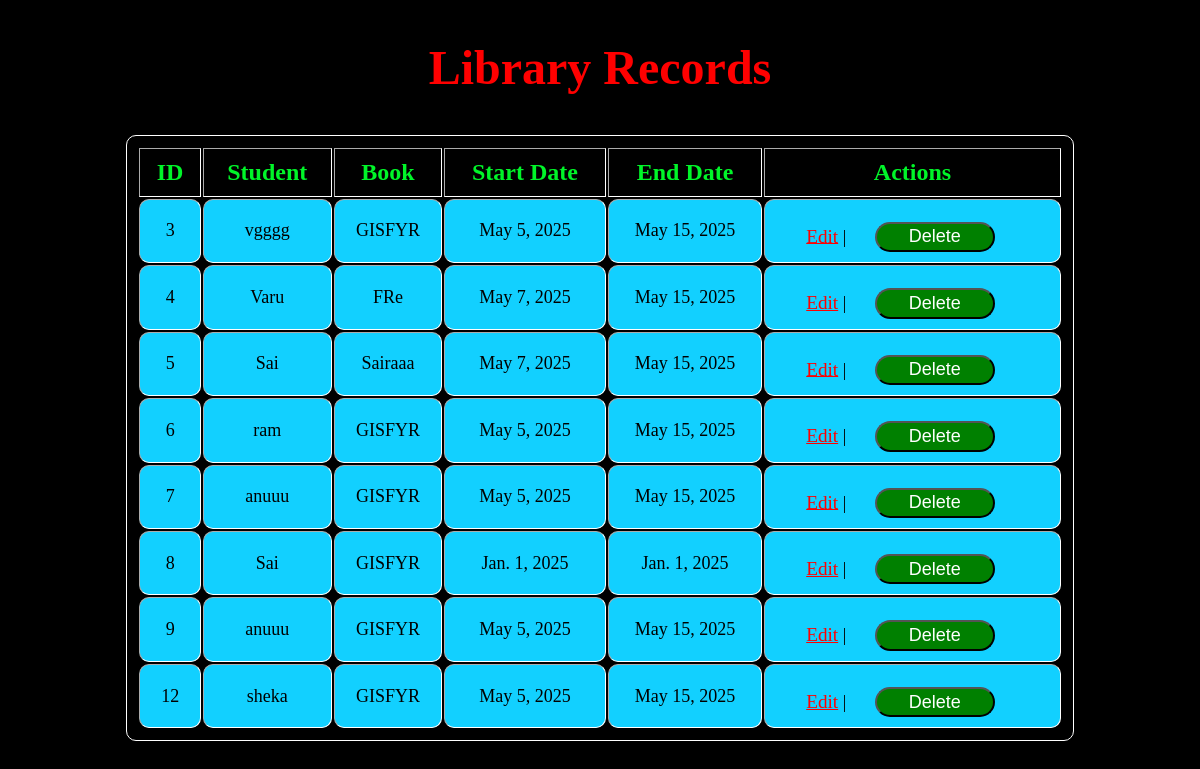
/library/, run on the app's committed database.
### library/models.py (models this page shows, shortened)
class Library(models.Model):
    student_name = models.CharField(max_length=50)
    book_name = models.CharField(max_length=50)
    start_date = models.DateField()
    end_date = models.DateField()

### library/views.py (the view)
# urls.py: path('library/', library_list_view, name='library-list'),
def library_list_view(request):
    libraries = Library.objects.all()
    return render(request, 'library_list.html', {'libraries': libraries})

### library/templates/library_list.html (shortened to what this page needs)
<!DOCTYPE html>
<html>
<head>
</head>
<body bgcolor="black">
    <h2 align="center" style="color: red; font-size: 4vw;">Library Records</h2>
<table border="1" align="center" width="80%" style="color: rgb(249, 249, 252);">
    <tr>
        <th>ID</th>
        <th>Student</th>
        <th>Book</th>
        <th>Start Date</th>
        <th>End Date</th>
        <th>Actions</th>
    </tr>
    {% for lib in libraries %}
    <tr>
        <td>{{ lib.id }}</td>
        <td>{{ lib.student_name }}</td>
        <td>{{ lib.book_name }}</td>
        <td>{{ lib.start_date }}</td>
        <td>{{ lib.end_date }}</td>
        <td>
            <a href="{% url 'library-edit' lib.id %}">Edit</a> |
            <form action="{% url 'library-delete' lib.id %}" method="post" style="display:inline;">
                <button type="submit" onclick="return confirm('Are you sure you want to delete this record?')">Delete</button>
            </form>
        </td>
    </tr>
    {% endfor %}
</table>
<br>
</body>
</html>

### library/templates/library_list.html (style rules this page uses)
form { display: flex; flex-direction: column; column-gap: 100px; width: 50vw; padding: 2vw; border-radius: 10px; font-size: 2vw; color: black; background-image: none; }
form, button,input[type=reset],input,label,p,select { background-image: none; }
button,input[type=reset] { width: 10vw; margin: auto; margin-top: 1vw; background-color: green; font-size: 1.5vw; border-radius: 2vw; color: white; padding: 1%; }
table { color: white; padding: 10px; border-radius: 10px; border: 1px solid white; justify-content: space-between; width: 80%; }
th { color: rgb(0, 245, 41); padding: 10px; font-family: 'Times New Roman', Times, serif; font-size: 2vw; background-color: black; }
td { text-align: center; font-size: 1.5vw; color: black; padding: 5px; background-color: rgb(18, 208, 255); font-family: "Barlow Condensed", serif; border-radius: 10px; padding: 10px; }
a { color: red; font-size: 1.6vw; font-family: serif; text-decoration: underline; border: 0; }

### data on the page
Library: id "3", student_name "vgggg", book_name "GISFYR", start_date "May 5, 2025", end_date "May 15, 2025"
Library: id "4", student_name "Varu", book_name "FRe", start_date "May 7, 2025", end_date "May 15, 2025"
Library: id "5", student_name "Sai", book_name "Sairaaa", start_date "May 7, 2025", end_date "May 15, 2025"
Library: id "6", student_name "ram", book_name "GISFYR", start_date "May 5, 2025", end_date "May 15, 2025"
Library: id "7", student_name "anuuu", book_name "GISFYR", start_date "May 5, 2025", end_date "May 15, 2025"
Library: id "8", student_name "Sai", book_name "GISFYR", start_date "Jan. 1, 2025", end_date "Jan. 1, 2025"
Library: id "9", student_name "anuuu", book_name "GISFYR", start_date "May 5, 2025", end_date "May 15, 2025"
Library: id "12", student_name "sheka", book_name "GISFYR", start_date "May 5, 2025", end_date "May 15, 2025"
